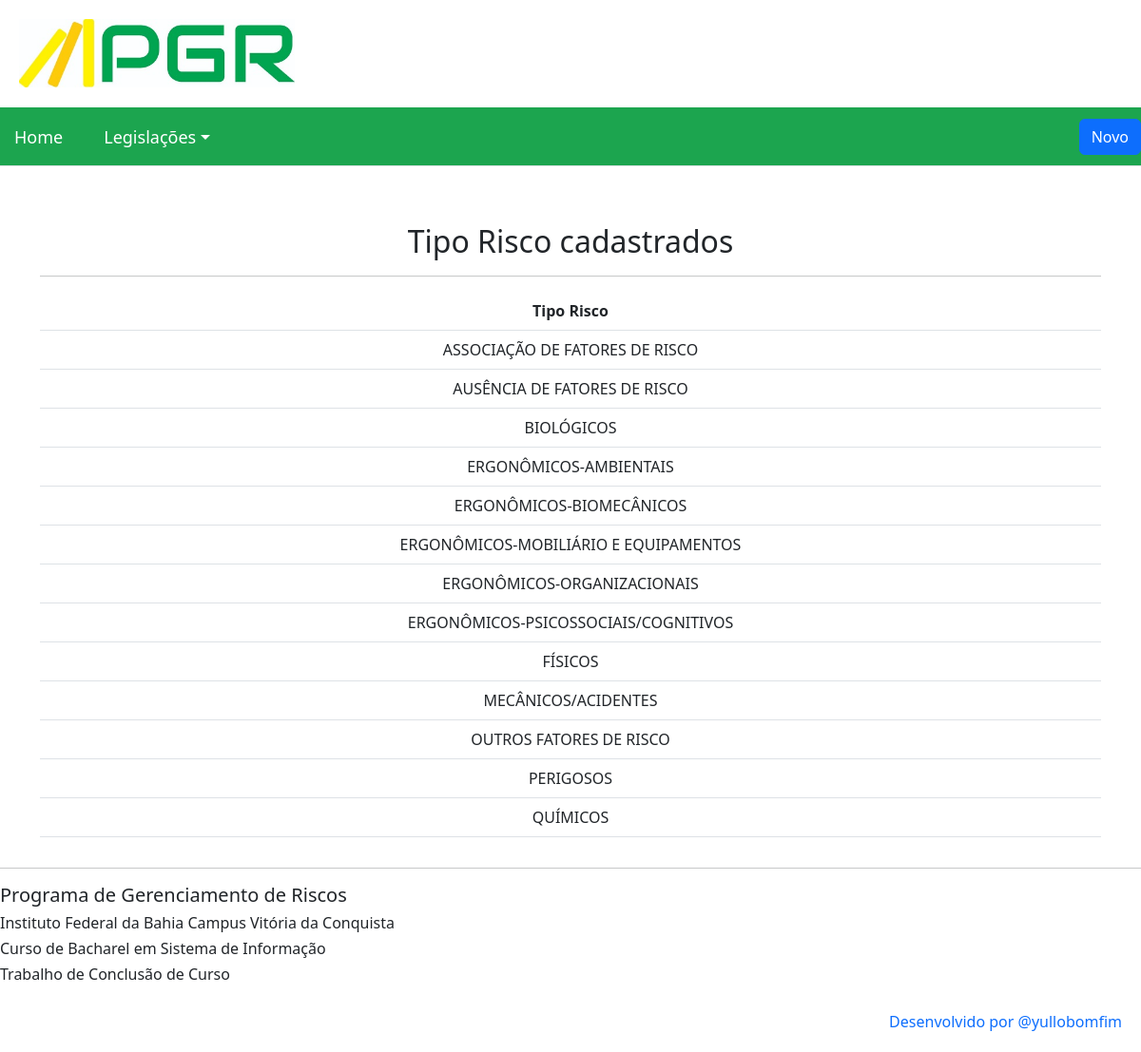
The page /tiporisco/ on the database its author committed.
### pgr/models.py (models this page shows, shortened)
class Tiporisco(models.Model):
    choice_tiporisco = (
        ('FÍSICOS','FÍSICOS'),
        ('QUÍMICOS','QUÍMICOS'),
        ('BIOLÓGICOS','BIOLÓGICOS'),
        ('ERGONÔMICOS-BIOMECÂNICOS','ERGONÔMICOS-BIOMECÂNICOS'),
        ('ERGONÔMICOS-MOBILIÁRIO E EQUIPAMENTOS','ERGONÔMICOS-MOBILIÁRIO E EQUIPAMENTOS'),
        ('ERGONÔMICOS-ORGANIZACIONAIS','ERGONÔMICOS-ORGANIZACIONAIS'),
        ('ERGONÔMICOS-AMBIENTAIS','ERGONÔMICOS-AMBIENTAIS'),
        ('ERGONÔMICOS-PSICOSSOCIAIS/COGNITIVOS','ERGONÔMICOS-PSICOSSOCIAIS/COGNITIVOS'),
        ('MECÂNICOS/ACIDENTES','MECÂNICOS/ACIDENTES'),
        ('PERIGOSOS','PERIGOSOS'),
        ('ASSOCIAÇÃO DE FATORES DE RISCO','ASSOCIAÇÃO DE FATORES DE RISCO'),
        ('OUTROS FATORES DE RISCO','OUTROS FATORES DE RISCO'),
        ('AUSÊNCIA DE FATORES DE RISCO','AUSÊNCIA DE FATORES DE RISCO'),
    )
    tipo_risco = models.CharField(max_length=250, choices=choice_tiporisco)
    class Meta:
        verbose_name = "tipo_risco"
        verbose_name_plural = "tipo_riscos"
        ordering = ['tipo_risco']

### pgr/views.py (the view)
# urls.py: path('tiporisco/', TiporiscoListView.as_view(), name='tiporisco_list'),
class TiporiscoListView(ListView):
    model = Tiporisco
    template_name = 'tiporisco_list.html'
    context_object_name = 'tiposderiscos'

### pgr/templates/tiporisco_list.html
{% extends 'base.html' %}
{% load bootstrap %}
{% block content %}
<div class="container">
  <div class="side-logo">
      <div class="table-responsive">
        <h2> Tipo Risco cadastrados</h2>
        <hr>
        <table class="table">
          <thead>
            <tr>
              <th>Tipo Risco</th>
            </tr>
          </thead>
          <tbody>
            {% for tiposderisco in tiposderiscos %}
              <tr>
                <td>{{ tiposderisco.tipo_risco }}</td>
            {% empty %}
                <td>Nenhum Tipo Risco cadastrado.</td>
              </tr>
            {% endfor %}
          </tbody>
      </table>
  </div>
</div>
</div>
{% endblock %}

### pgr/static/css/pgr.css (style rules this page uses)
.side-logo { text-align: center; margin-top: 60px; }

### rows shown on the page
Tiporisco: tipo_risco "ASSOCIAÇÃO DE FATORES DE RISCO"
Tiporisco: tipo_risco "AUSÊNCIA DE FATORES DE RISCO"
Tiporisco: tipo_risco "BIOLÓGICOS"
Tiporisco: tipo_risco "ERGONÔMICOS-AMBIENTAIS"
Tiporisco: tipo_risco "ERGONÔMICOS-BIOMECÂNICOS"
Tiporisco: tipo_risco "ERGONÔMICOS-MOBILIÁRIO E EQUIPAMENTOS"
Tiporisco: tipo_risco "ERGONÔMICOS-ORGANIZACIONAIS"
Tiporisco: tipo_risco "ERGONÔMICOS-PSICOSSOCIAIS/COGNITIVOS"
Tiporisco: tipo_risco "FÍSICOS"
Tiporisco: tipo_risco "MECÂNICOS/ACIDENTES"
Tiporisco: tipo_risco "OUTROS FATORES DE RISCO"
Tiporisco: tipo_risco "PERIGOSOS"
Tiporisco: tipo_risco "QUÍMICOS"
